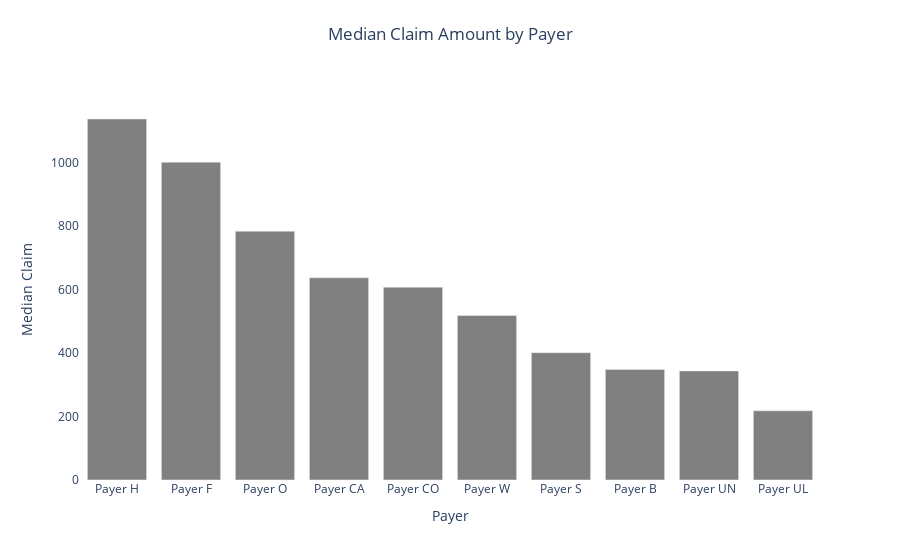

The notebook cell saved with this chart:
### Code cell
# Define the data
df_avg_payer_sorted = df_avg_payer[['payer', 'median_paid_amount']].sort_values(by = 'median_paid_amount', ascending = False)
categories = df_avg_payer_sorted['payer']
means = df_avg_payer_sorted['median_paid_amount']

# Create the bar chart
fig = go.Figure(data=go.Bar(x=categories, y=means))

# Update the color of the bars
fig.update_traces(marker_color='grey')  # Set the color to blue

# Update the layout
fig.update_layout(
    title='Median Claim Amount by Payer',
    title_x=0.5,  # Set the title x position to the center of the chart
    title_y=0.95,  # Set the title y position slightly below the top
    xaxis_title='Payer',
    yaxis_title='Median Claim',
    showlegend=False,
    plot_bgcolor='rgb(255, 255, 255)',  # Set the background color of the plot
    barmode='group',  # Set the mode of the bars (grouped)
)

# Show the chart
fig.show()

### Figure 1 — Plotly figure (JSON) as saved in the notebook; plotly's stock layout.template omitted (floating-point values rounded to 4 significant figures)
{"data": [{"marker": {"color": "grey"}, "type": "bar", "x": ["Payer H", "Payer F", "Payer O", "Payer CA", "Payer CO", "Payer W", "Payer S", "Payer B", "Payer UN", "Payer UL"], "y": [1137, 1001, 783.5, 637, 607, 518, 401, 348, 343.5, 218]}], "layout": {"barmode": "group", "plot_bgcolor": "rgb(255, 255, 255)", "showlegend": false, "title": {"text": "Median Claim Amount by Payer", "x": 0.5, "y": 0.95}, "xaxis": {"title": {"text": "Payer"}}, "yaxis": {"title": {"text": "Median Claim"}}}}
